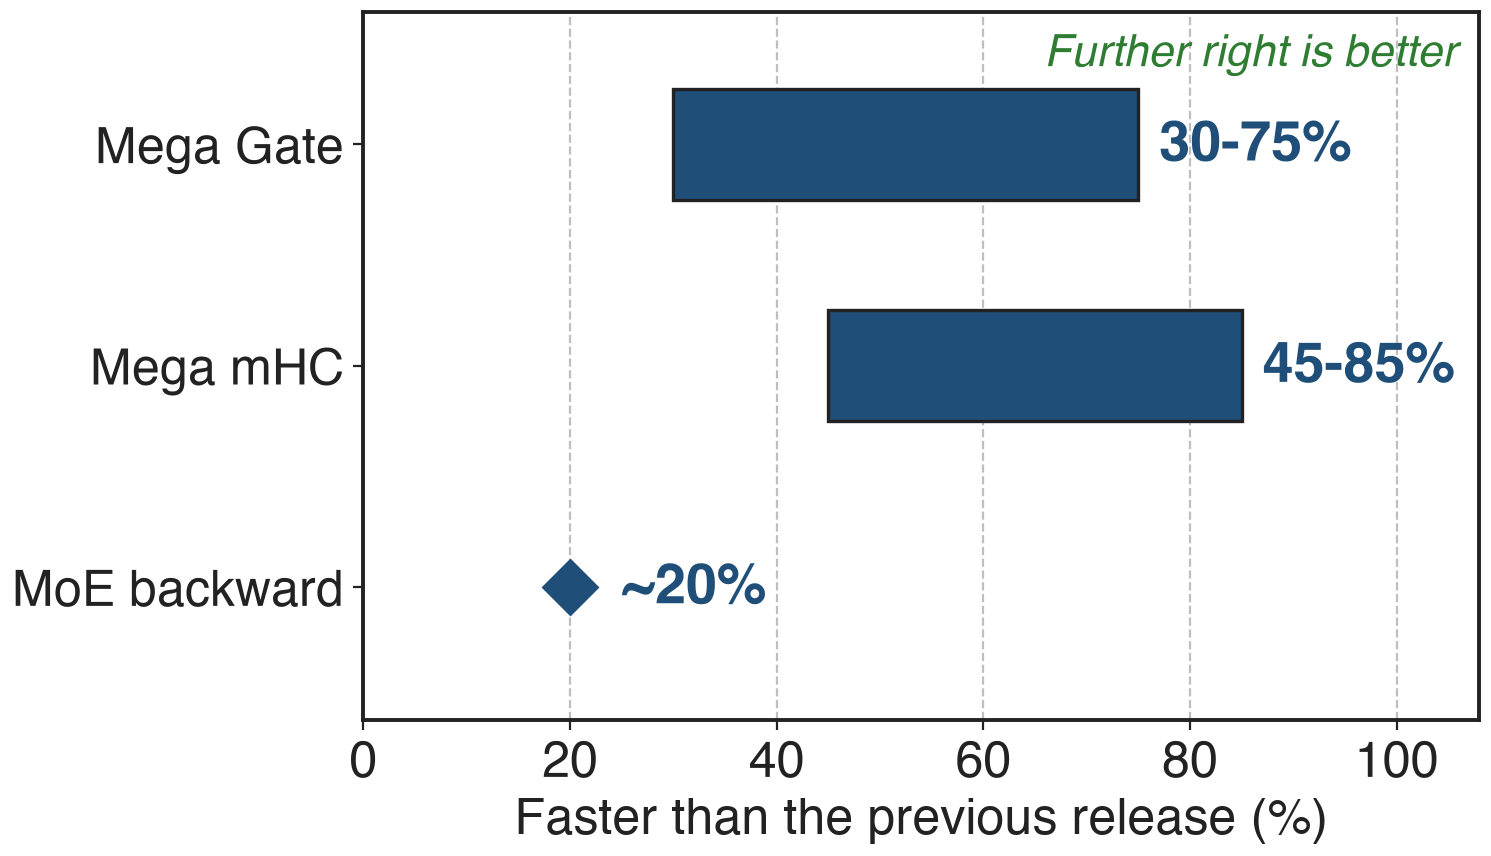

This figure's Python source:
"""Speedups reported for the fused kernels in the 2026-09 DeepGEMM release (PR #432).

Numbers: sources.md S3.4 — Mega Gate "30-75% speedups", Mega mHC "45-85% speedups",
MoE backward GEMMs "~20% gains". Ranges are drawn as floating bars, the single value as a marker.
"""
import pathlib
import sys

sys.path.insert(0, str(pathlib.Path(__file__).resolve().parents[3] / "scripts"))
import slidechart as sc  # noqa: E402

RANGES = [("Mega Gate", 30, 75), ("Mega mHC", 45, 85)]
POINT = ("MoE backward", 20)

sc.setup()
fig, ax = sc.figure("right")
ys = [2, 1]
for y, (_, lo, hi) in zip(ys, RANGES):
    ax.barh(y, hi - lo, left=lo, height=0.5, color=sc.ACCENT, edgecolor=sc.INK, linewidth=1.2)
    ax.text(hi + 2, y, f"{lo}-{hi}%", va="center", ha="left", fontsize=20,
            fontweight="bold", color=sc.ACCENT)
ax.plot([POINT[1]], [0], marker="D", markersize=14, color=sc.ACCENT)
ax.text(POINT[1] + 5, 0, "~20%", va="center", ha="left", fontsize=20,
        fontweight="bold", color=sc.ACCENT)

ax.set_yticks([2, 1, 0])
ax.set_yticklabels([RANGES[0][0], RANGES[1][0], POINT[0]])
ax.set_xlabel("Faster than the previous release (%)")
ax.set_xlim(0, 108)
ax.set_ylim(-0.6, 2.6)
ax.grid(axis="x", linestyle="--", linewidth=0.8, color="#BFBFBF")
ax.grid(axis="y", visible=False)
sc.better(ax, "Further right is better", where="upper right")
sc.save(fig, __file__)
